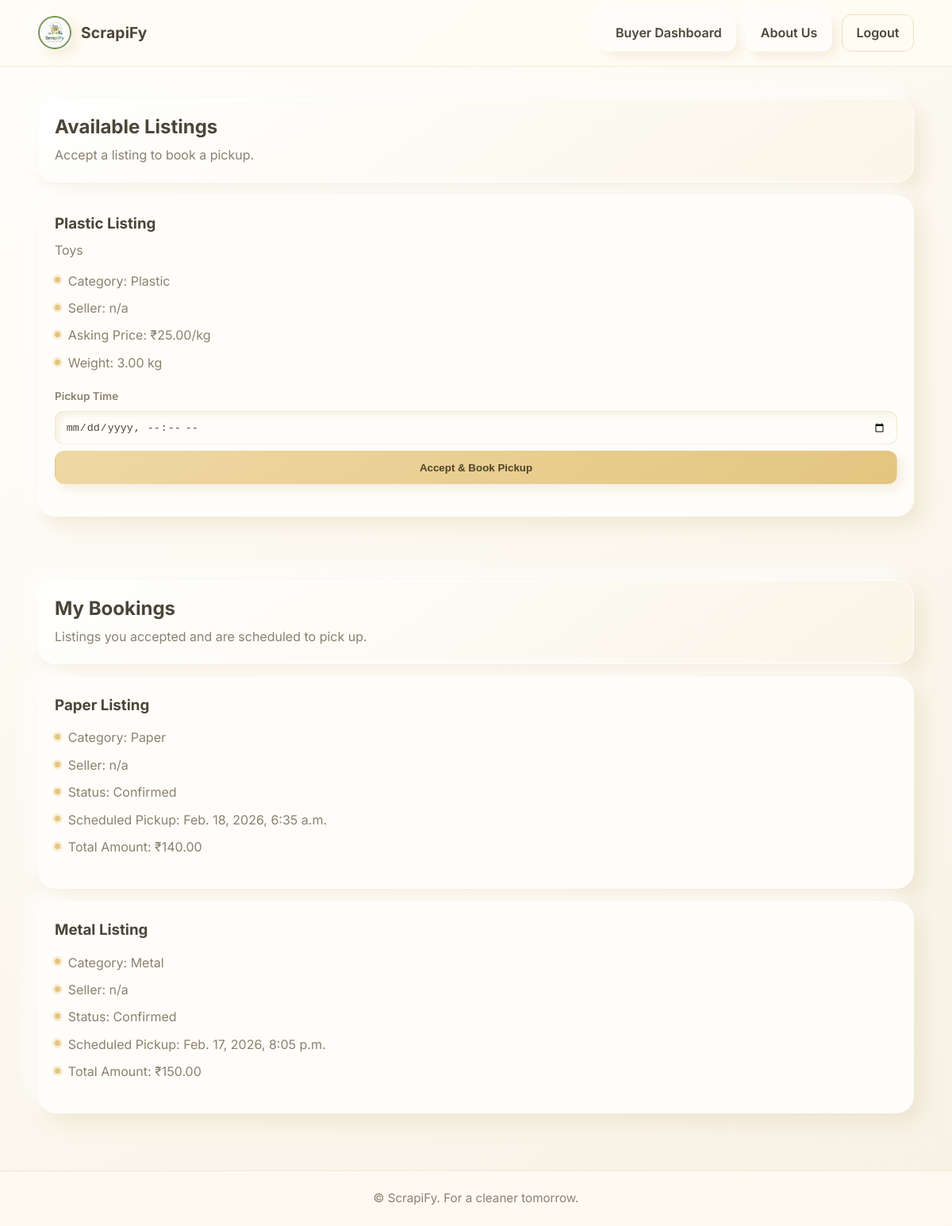
The app's page /buyer/dashboard/ (signed in) with its own data.
### home/models.py (models this page shows, shortened)
class TimeStampedModel(models.Model):
	created_at = models.DateTimeField(auto_now_add=True)
	updated_at = models.DateTimeField(auto_now=True)
	class Meta:
		abstract = True

class ScrapListing(TimeStampedModel):
	class Status(models.TextChoices):
		AVAILABLE = "available", "Available"
		RESERVED = "reserved", "Reserved"
		SOLD = "sold", "Sold"
		INACTIVE = "inactive", "Inactive"
	seller = models.ForeignKey(
		SellerProfile,
		on_delete=models.CASCADE,
		related_name="listings",
	)
	category = models.ForeignKey(
		ScrapCategory,
		on_delete=models.PROTECT,
		related_name="listings",
	)
	description = models.TextField()
	quantity_kg = models.DecimalField(
		max_digits=10,
		decimal_places=2,
		validators=[MinValueValidator(Decimal("0.01"))],
	)
	price_per_kg = models.DecimalField(
		max_digits=10,
		decimal_places=2,
		validators=[MinValueValidator(Decimal("0.01"))],
	)
	location = models.CharField(max_length=255)
	status = models.CharField(
		max_length=15,
		choices=Status.choices,
		default=Status.AVAILABLE,
	)
	class Meta:
		ordering = ["-created_at"]
		indexes = [
			models.Index(fields=["status"]),
			models.Index(fields=["category", "status"]),
		]
		constraints = [
			models.CheckConstraint(
				condition=models.Q(quantity_kg__gt=Decimal("0.00")),
				name="listing_quantity_gt_0",
			),
			models.CheckConstraint(
				condition=models.Q(price_per_kg__gt=Decimal("0.00")),
				name="listing_price_gt_0",
			),
		]

class ScrapCategory(TimeStampedModel):
	name = models.CharField(max_length=120, unique=True)
	description = models.TextField(blank=True)
	class Meta:
		verbose_name_plural = "Scrap categories"
		ordering = ["name"]

class SellerProfile(TimeStampedModel):
	user = models.OneToOneField(
		settings.AUTH_USER_MODEL,
		on_delete=models.CASCADE,
		related_name="seller_profile",
	)
	business_name = models.CharField(max_length=255)
	phone_number = models.CharField(max_length=20, blank=True)
	pickup_address = models.TextField()

class PickupOrder(TimeStampedModel):
	class Status(models.TextChoices):
		PLACED = "placed", "Placed"
		CONFIRMED = "confirmed", "Confirmed"
		PICKED_UP = "picked_up", "Picked Up"
		COMPLETED = "completed", "Completed"
		CANCELLED = "cancelled", "Cancelled"
	listing = models.ForeignKey(
		ScrapListing,
		on_delete=models.PROTECT,
		related_name="orders",
	)
	bid = models.OneToOneField(
		Bid,
		on_delete=models.PROTECT,
		related_name="order",
	)
	buyer = models.ForeignKey(
		BuyerProfile,
		on_delete=models.PROTECT,
		related_name="orders",
	)
	seller = models.ForeignKey(
		SellerProfile,
		on_delete=models.PROTECT,
		related_name="orders",
	)
	scheduled_pickup_at = models.DateTimeField(null=True, blank=True)
	pickup_address = models.TextField(blank=True)
	status = models.CharField(
		max_length=15,
		choices=Status.choices,
		default=Status.PLACED,
	)
	total_amount = models.DecimalField(
		max_digits=12,
		decimal_places=2,
		validators=[MinValueValidator(Decimal("0.01"))],
	)
	class Meta:
		ordering = ["-created_at"]
		indexes = [
			models.Index(fields=["status"]),
			models.Index(fields=["buyer", "status"]),
			models.Index(fields=["seller", "status"]),
		]
		constraints = [
			models.CheckConstraint(
				condition=models.Q(total_amount__gt=Decimal("0.00")),
				name="order_total_gt_0",
			)
		]

### home/views.py (the view)
    @login_required(login_url="buyer_auth")
    def _wrapped(request, *args, **kwargs):
        if not _is_buyer(request.user):
            messages.error(request, "Buyer access required.")
            return redirect("buyer_auth")
        return view_func(request, *args, **kwargs)

### home/views.py (called while the page is built, shortened)
def _is_buyer(user):
    return user.is_authenticated and hasattr(user, "buyer_profile")

def buyer_required(view_func):
    @login_required(login_url="buyer_auth")
    def _wrapped(request, *args, **kwargs):
        if not _is_buyer(request.user):
            messages.error(request, "Buyer access required.")
            return redirect("buyer_auth")
        return view_func(request, *args, **kwargs)
    return _wrapped

@buyer_required
def buyerdashboard(request):
    buyer_profile = request.user.buyer_profile
    available_listings = ScrapListing.objects.filter(
        status=ScrapListing.Status.AVAILABLE,
    ).select_related("seller", "category")
    my_bookings = PickupOrder.objects.filter(
        buyer=buyer_profile,
    ).exclude(status=PickupOrder.Status.CANCELLED).select_related("listing", "seller", "listing__category")
    context = {
        "available_listings": available_listings,
        "my_bookings": my_bookings,
    }
    return render(request, "buyer_dashboard.html", context)

### home/templates/buyer_dashboard.html (shortened to what this page needs)
{% extends "base.html" %}
{% block content %}
<section class="section">
    <div class="container stack">
        <div class="card card--glass">
            <h2>Available Listings</h2>
            <p>Accept a listing to book a pickup.</p>
        </div>
        {% if available_listings %}
        {% for listing in available_listings %}
        <div class="card">
            <h3>{{ listing.category.name }} Listing</h3>
            <p>{{ listing.description|default:"No description provided." }}</p>
            <ul class="list">
                <li>Category: {{ listing.category.name }}</li>
                <li>Seller: {{ listing.seller.business_name }}</li>
                <li>Asking Price: ₹{{ listing.price_per_kg }}/kg</li>
                <li>Weight: {{ listing.quantity_kg }} kg</li>
            </ul>
            <form method="post" class="form">
                <label for="pickup-time-{{ listing.id }}">Pickup Time</label>
                <input id="pickup-time-{{ listing.id }}" type="datetime-local" name="scheduled_pickup_at" required />
                <button class="btn btn--primary" type="submit">Accept & Book Pickup</button>
            </form>
        </div>
        {% endfor %}
        {% else %}
        <div class="card">
            <p>No listings are currently available.</p>
        </div>
        {% endif %}
    </div>
</section>
<section class="section">
    <div class="container stack">
        <div class="card card--glass">
            <h2>My Bookings</h2>
            <p>Listings you accepted and are scheduled to pick up.</p>
        </div>
        {% if my_bookings %}
        {% for booking in my_bookings %}
        <div class="card">
            <h3>{{ booking.listing.category.name }} Listing</h3>
            <ul class="list">
                <li>Category: {{ booking.listing.category.name }}</li>
                <li>Seller: {{ booking.seller.business_name }}</li>
                <li>Status: {{ booking.status|title }}</li>
                <li>Scheduled Pickup: {{ booking.scheduled_pickup_at }}</li>
                <li>Total Amount: ₹{{ booking.total_amount }}</li>
            </ul>
        </div>
        {% endfor %}
        {% else %}
        <div class="card">
            <p>You have not booked any listings yet.</p>
        </div>
        {% endif %}
    </div>
</section>
{% endblock %}

### home/templates/base.html (shortened to what this page needs)
{% load static %}
<!DOCTYPE html>
<html lang="en">
<head>
    <link rel="stylesheet" href="{% static 'css/styles.css' %}?v=20260216-4" />
</head>
<body>
    <div class="page">
        <header class="header">
            <div class="container header__inner">
                <a class="logo" href="{% url 'landing' %}">
                    <img src="{% static 'images/logo.png'%}" />
                    <h1 class="logo__text">ScrapiFy</h1>
                </a>
                <nav class="nav">
                    {% if user.is_authenticated and user.buyer_profile %}
                    <a class="btn" href="{% url 'buyer_dashboard' %}">Buyer Dashboard</a>
                    {% elif user.is_authenticated and user.seller_profile %}
                    <a class="btn" href="{% url 'seller_dashboard' %}">Seller Dashboard</a>
                    {% else %}
                    <a class="btn" href="{% url 'buyer_auth' %}">Buy</a>
                    <a class="btn" href="{% url 'seller_auth' %}">Sell</a>
                    {% endif %}
                    <a class="btn" href="{% url 'about' %}"> About Us</a>
                    {% if user.is_authenticated %}
                    <a class="btn btn--ghost" href="{% url 'logout' %}">Logout</a>
                    {% endif %}
                </nav>
            </div>
        </header>
        <main class="content">
            {% block content %}
            {% endblock %}
        </main>
        <footer class="footer">
            <div class="container footer__inner">
                <span class="foot_text"> &copy; ScrapiFy. For a cleaner tomorrow.</span>
            </div>
        </footer>
    </div>
</body>
</html>

### home/static/css/styles.css (style rules this page uses)
:root { --bg: #fffdf7; --bg-soft: #fbf7ec; --surface: #fffdf9; --surface-strong: #f6f0e2; --text: #4b4539; --text-muted: #8a816f; --accent: #e3c57f; --accent-strong: #c9a75f; --line: rgba(201, 167, 95, 0.2); --radius-xs: 12px; --radius-sm: 16px; --radius-md: 22px; --radius-lg: 28px; --shadow-raised: 10px 10px 24px rgba(223, 208, 171, 0.4), -10px -10px 24px rgba(255, 255, 255, 0.98); --shadow-soft: 6px 6px 14px rgba(223, 208, 171, 0.34), -6px -6px 14px rgba(255, 255, 255, 0.96); --shadow-inset: inset 4px 4px 8px rgba(223, 208, 171, 0.3), inset -4px -4px 8px rgba(255, 255, 255, 0.97); }
* { box-sizing: border-box; margin: 0; padding: 0; }
body { font-family: "Inter", "Segoe UI", sans-serif; background: linear-gradient(145deg, #fffefb 0%, #fbf7ed 55%, #f7f2e6 100%); color: var(--text); min-height: 100vh; line-height: 1.6; }
a { color: inherit; text-decoration: none; }
.page { display: flex; flex-direction: column; min-height: 100vh; }
.container { width: min(1180px, 92%); margin: 0 auto; }
.header { position: sticky; top: 0; z-index: 50; background: rgba(255, 252, 244, 0.9); backdrop-filter: blur(8px); border-bottom: 1px solid var(--line); }
.header__inner { display: flex; align-items: center; justify-content: space-between; gap: 1.25rem; padding: 1.1rem 0; }
.logo { display: inline-flex; align-items: center; gap: 0.75rem; font-weight: 700; letter-spacing: 0.2px; }
.logo img { width: 42px; height: 42px; border-radius: 14px; object-fit: cover; box-shadow: var(--shadow-soft); }
.logo__text { font-size: 1.2rem; }
.nav { display: flex; align-items: center; gap: 0.75rem; flex-wrap: wrap; }
.content { flex: 1; }
.section { padding: 2.5rem 0; }
.section h1, .section h2 { line-height: 1.25; margin-bottom: 0.55rem; }
.section p { color: var(--text-muted); }
.stack { display: grid; gap: 1rem; }
.card { background: var(--surface); border-radius: var(--radius-md); padding: 1.25rem; box-shadow: var(--shadow-raised); border: 1px solid rgba(255, 255, 255, 0.7); }
.card--glass { background: linear-gradient(145deg, rgba(255, 255, 255, 0.9), rgba(250, 244, 230, 0.9)); border: 1px solid rgba(255, 255, 255, 0.86); }
.card h3, .card h4 { margin-bottom: 0.35rem; }
.card p { color: var(--text-muted); }
.list { margin: 0.85rem 0 1.15rem; display: grid; gap: 0.55rem; color: var(--text-muted); }
.list li { list-style: none; position: relative; padding-left: 1.05rem; }
.list li::before { content: ""; width: 0.44rem; height: 0.44rem; border-radius: 999px; position: absolute; left: 0; top: 0.48rem; background: var(--accent); box-shadow: 0 0 0 3px rgba(227, 197, 127, 0.3); }
.btn { display: inline-flex; align-items: center; justify-content: center; min-height: 42px; padding: 0.62rem 1.1rem; border-radius: var(--radius-xs); border: 1px solid transparent; font-weight: 600; cursor: pointer; transition: transform 0.16s ease, box-shadow 0.16s ease, background-color 0.16s ease, color 0.16s ease; background: var(--surface); box-shadow: var(--shadow-soft); color: var(--text); }
.btn--primary { background: linear-gradient(145deg, #efd8a4, #e3c57f); color: #4f4228; }
.btn--ghost { background: transparent; border-color: rgba(201, 167, 95, 0.34); color: var(--text); box-shadow: none; }
.footer { border-top: 1px solid var(--line); padding: 1.4rem 0; margin-top: 2rem; background: rgba(255, 252, 244, 0.82); }
.footer__inner { display: flex; justify-content: center; }
.foot_text { color: var(--text-muted); font-size: 0.95rem; }
.form { display: grid; gap: 0.5rem; margin: 0.9rem 0 1.2rem; }
.form label { font-size: 0.84rem; font-weight: 600; color: var(--text-muted); }
.form input, .form select, .form textarea { min-height: 42px; padding: 0.62rem 0.8rem; border-radius: 11px; border: 1px solid rgba(201, 167, 95, 0.24); background: var(--surface); color: var(--text); box-shadow: var(--shadow-inset); }

### records on screen
ScrapListing: category.name "Plastic", description "Toys", seller.business_name "n/a", price_per_kg "25.00", quantity_kg "3.00"
PickupOrder: listing.category.name "Paper", seller.business_name "n/a", status "Confirmed", scheduled_pickup_at "Feb. 18, 2026, 6:35 a.m.", total_amount "140.00"
PickupOrder: listing.category.name "Metal", seller.business_name "n/a", status "Confirmed", scheduled_pickup_at "Feb. 17, 2026, 8:05 p.m.", total_amount "150.00"
